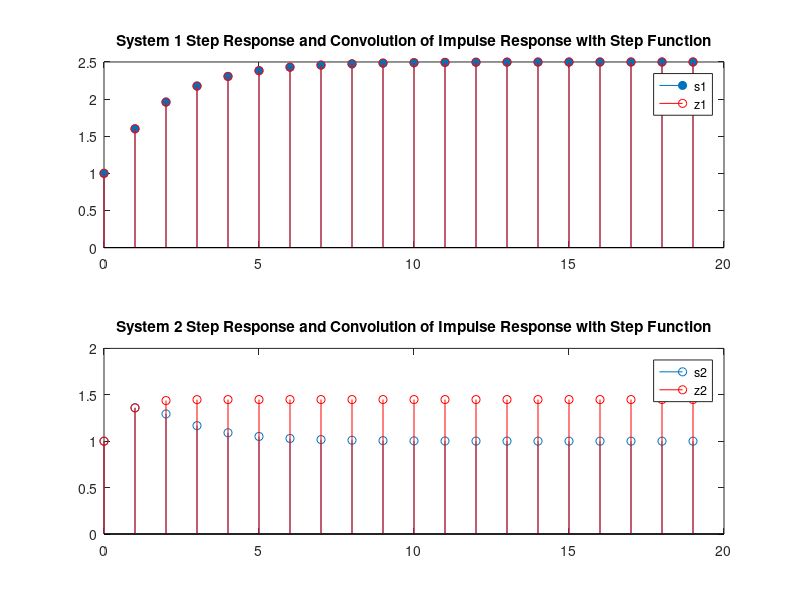

Write the MATLAB code that produced this figure.
% Define the range for n
n = 0:19;

% Initialize impulse responses and step responses
h1 = zeros(size(n));
h2 = zeros(size(n));
s1 = zeros(size(n));
s2 = zeros(size(n));

% Impulse signal delta[n]
delta = [1, zeros(1, 19)];

h1(1) = delta(1);
h2(1) = delta(1);

% System 1 step response using filter
a1 = [1, -3/5]; % Coefficients of y[n]
b1 = [1];  % Coefficients of x[n]
h1 = filter(b1, a1, delta);

% System 2 impulse response calculation
for i = 2:length(n)
    h2(i) = ((3/5)^(i)) * h2(i-1) + delta(i);
end


% Unit step
u = ones(size(n));

% System 1 step response using filter
s1 = filter(b1, a1, u);

% System 2 step response using loop
s2(1) = u(1); % Initial condition
for i = 2:length(n)
    s2(i) = (3/5)^(i) * s2(i-1) + u(i);
end

% Convolution of h1 and h2 with u to obtain z1 and z2
z1 = conv(h1, u);
z2 = conv(h2, u);

% Truncate z1 and z2 to match the length of n
z1 = z1(1:length(n));
z2 = z2(1:length(n));

% Plotting
figure;
subplot(2,1,1);
stem(n, s1,"filled");
hold on;
stem(n, z1, 'r');
title('System 1 Step Response and Convolution of Impulse Response with Step Function');
legend('s1', 'z1');
hold off;

subplot(2,1,2);
stem(n, s2);
hold on;
stem(n, z2, 'r');
title('System 2 Step Response and Convolution of Impulse Response with Step Function');
legend('s2', 'z2');
hold off;
